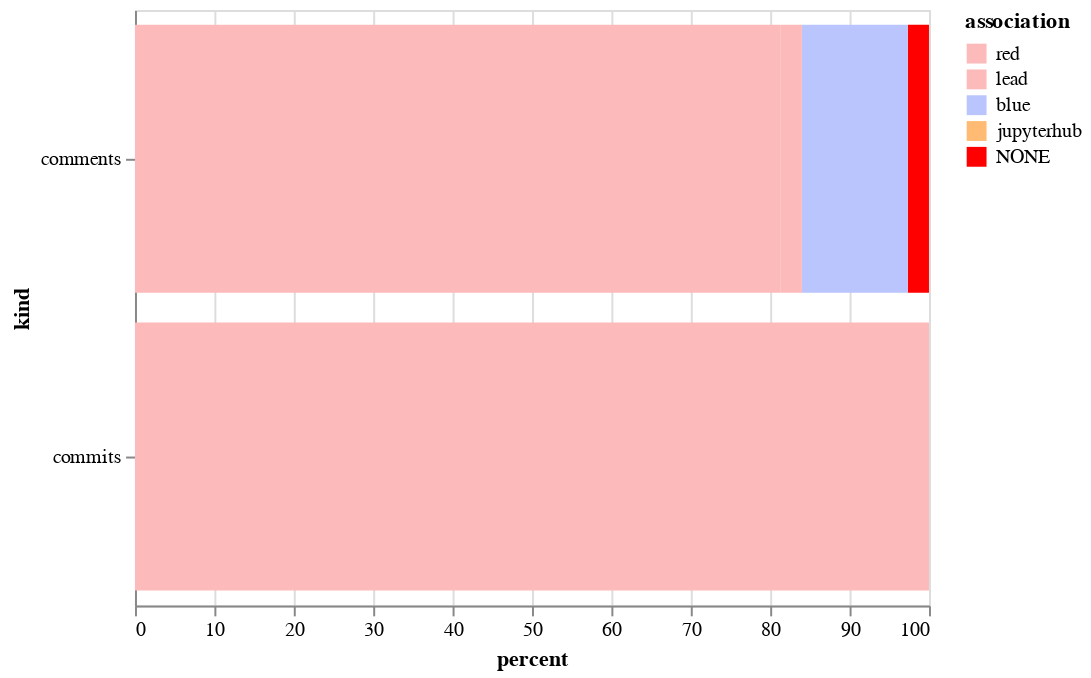

Write notebook code for a chart like this one.
### Code cell
alt.Chart(sum_both).mark_bar().encode(
    x='percent',
    y='kind',
    color=alt.Color('association', sort=["CONTRIBUTOR", "MEMBER", "NONE"], scale=color_scale)
)

### Figure 1 — Vega-Lite specification as saved in the notebook (floating-point values rounded to 4 significant figures)
{"$schema": "https://vega.github.io/schema/vega-lite/v2.6.0.json", "config": {"view": {"height": 300, "width": 400}}, "data": {"name": "data-c58c0a933c23a71041e73e60ba85b854"}, "datasets": {"data-c58c0a933c23a71041e73e60ba85b854": [{"association": "NONE", "kind": "comments", "percent": 2.667}, {"association": "blue", "kind": "comments", "percent": 13.33}, {"association": "lead", "kind": "comments", "percent": 2.667}, {"association": "red", "kind": "comments", "percent": 81.33}, {"association": "red", "kind": "commits", "percent": 100.0}]}, "encoding": {"color": {"field": "association", "scale": {"domain": ["red", "lead", "blue", "jupyterhub", "NONE"], "range": ["#fdbaba", "#fdbaba", "#bac5fd", "#ffbb74", "red"]}, "sort": ["CONTRIBUTOR", "MEMBER", "NONE"], "type": "nominal"}, "x": {"field": "percent", "type": "quantitative"}, "y": {"field": "kind", "type": "nominal"}}, "mark": "bar"}
